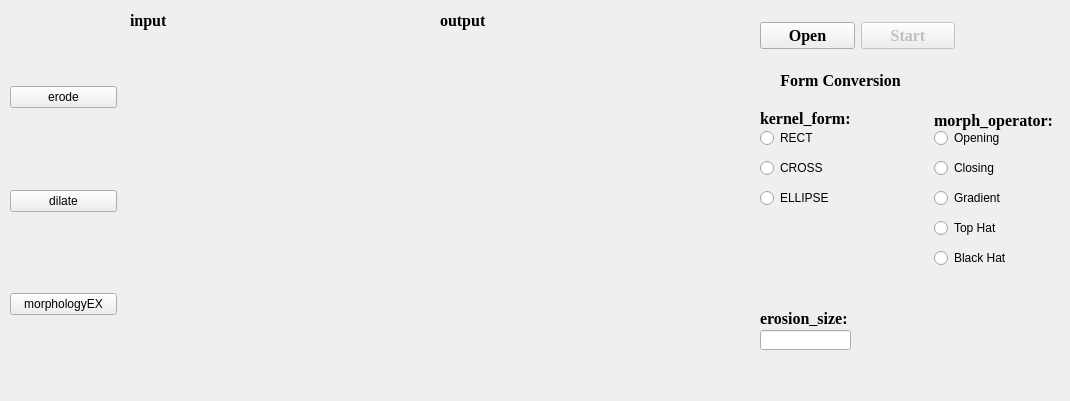
    <widget class="QWidget" name="tab_2">
     <attribute name="title">
      <string>形态变换</string>
     </attribute>
     <widget class="QWidget" name="layoutWidget_2">
      <property name="geometry">
       <rect>
        <x>130</x>
        <y>10</y>
        <width>301</width>
        <height>381</height>
       </rect>
      </property>
      <layout class="QVBoxLayout" name="verticalLayout_6">
       <item>
        <widget class="QLabel" name="label_4">
         <property name="maximumSize">
          <size>
           <width>50</width>
           <height>20</height>
          </size>
         </property>
         <property name="font">
          <font>
           <family>Times New Roman</family>
           <pointsize>12</pointsize>
           <weight>75</weight>
           <bold>true</bold>
          </font>
         </property>
         <property name="text">
          <string>input</string>
         </property>
        </widget>
       </item>
       <item>
        <widget class="QLabel" name="label_in_2">
         <property name="sizePolicy">
          <sizepolicy hsizetype="Preferred" vsizetype="Preferred">
           <horstretch>0</horstretch>
           <verstretch>0</verstretch>
          </sizepolicy>
         </property>
         <property name="minimumSize">
          <size>
           <width>0</width>
           <height>0</height>
          </size>
         </property>
         <property name="text">
          <string/>
         </property>
         <property name="scaledContents">
          <bool>true</bool>
         </property>
        </widget>
       </item>
      </layout>
     </widget>
     <widget class="QWidget" name="layoutWidget_3">
      <property name="geometry">
       <rect>
        <x>440</x>
        <y>10</y>
        <width>301</width>
        <height>381</height>
       </rect>
      </property>
      <layout class="QVBoxLayout" name="verticalLayout_7">
       <item>
        <widget class="QLabel" name="label_5">
         <property name="maximumSize">
          <size>
           <width>50</width>
           <height>20</height>
          </size>
         </property>
         <property name="font">
          <font>
           <family>Times New Roman</family>
           <pointsize>12</pointsize>
           <weight>75</weight>
           <bold>true</bold>
          </font>
         </property>
         <property name="text">
          <string>output</string>
         </property>
        </widget>
       </item>
       <item>
        <widget class="QLabel" name="label_out_2">
         <property name="sizePolicy">
          <sizepolicy hsizetype="Preferred" vsizetype="Preferred">
           <horstretch>0</horstretch>
           <verstretch>0</verstretch>
          </sizepolicy>
         </property>
         <property name="minimumSize">
          <size>
           <width>0</width>
           <height>0</height>
          </size>
         </property>
         <property name="text">
          <string/>
         </property>
         <property name="scaledContents">
          <bool>true</bool>
         </property>
        </widget>
       </item>
      </layout>
     </widget>
     <widget class="QWidget" name="layoutWidget_4">
      <property name="geometry">
       <rect>
        <x>760</x>
        <y>10</y>
        <width>195</width>
        <height>51</height>
       </rect>
      </property>
      <layout class="QHBoxLayout" name="horizontalLayout">
       <property name="sizeConstraint">
        <enum>QLayout::SetDefaultConstraint</enum>
       </property>
       <item>
        <widget class="QPushButton" name="pushButton_open_4">
         <property name="font">
          <font>
           <family>Times New Roman</family>
           <pointsize>12</pointsize>
           <weight>75</weight>
           <bold>true</bold>
          </font>
         </property>
         <property name="text">
          <string>Open</string>
         </property>
        </widget>
       </item>
       <item>
        <widget class="QPushButton" name="pushButton_start_2">
         <property name="enabled">
          <bool>false</bool>
         </property>
         <property name="font">
          <font>
           <family>Times New Roman</family>
           <pointsize>12</pointsize>
           <weight>75</weight>
           <bold>true</bold>
          </font>
         </property>
         <property name="text">
          <string>Start</string>
         </property>
        </widget>
       </item>
      </layout>
     </widget>
     <widget class="QWidget" name="layoutWidget_5">
      <property name="geometry">
       <rect>
        <x>10</x>
        <y>10</y>
        <width>107</width>
        <height>381</height>
       </rect>
      </property>
      <layout class="QVBoxLayout" name="verticalLayout_5">
       <item>
        <spacer name="verticalSpacer_9">
         <property name="orientation">
          <enum>Qt::Vertical</enum>
         </property>
         <property name="sizeHint" stdset="0">
          <size>
           <width>20</width>
           <height>40</height>
          </size>
         </property>
        </spacer>
       </item>
       <item>
        <widget class="QPushButton" name="pushButton_erode">
         <property name="text">
          <string>erode</string>
         </property>
        </widget>
       </item>
       <item>
        <spacer name="verticalSpacer_11">
         <property name="orientation">
          <enum>Qt::Vertical</enum>
         </property>
         <property name="sizeHint" stdset="0">
          <size>
           <width>20</width>
           <height>40</height>
          </size>
         </property>
        </spacer>
       </item>
       <item>
        <widget class="QPushButton" name="pushButton_dilate">
         <property name="text">
          <string>dilate</string>
         </property>
        </widget>
       </item>
       <item>
        <spacer name="verticalSpacer_13">
         <property name="orientation">
          <enum>Qt::Vertical</enum>
         </property>
         <property name="sizeHint" stdset="0">
          <size>
           <width>20</width>
           <height>40</height>
          </size>
         </property>
        </spacer>
       </item>
       <item>
        <widget class="QPushButton" name="pushButton_morphologyEX">
         <property name="text">
          <string>morphologyEX</string>
         </property>
        </widget>
       </item>
       <item>
        <spacer name="verticalSpacer_14">
         <property name="orientation">
          <enum>Qt::Vertical</enum>
         </property>
         <property name="sizeHint" stdset="0">
          <size>
           <width>20</width>
           <height>40</height>
          </size>
         </property>
        </spacer>
       </item>
      </layout>
     </widget>
     <widget class="QWidget" name="layoutWidget_6">
      <property name="geometry">
       <rect>
        <x>760</x>
        <y>100</y>
        <width>301</width>
        <height>181</height>
       </rect>
      </property>
      <layout class="QHBoxLayout" name="horizontalLayout_6">
       <property name="sizeConstraint">
        <enum>QLayout::SetDefaultConstraint</enum>
       </property>
       <item>
        <widget class="QWidget" name="widget" native="true">
         <widget class="QLabel" name="label_from">
          <property name="geometry">
           <rect>
            <x>0</x>
            <y>10</y>
            <width>101</width>
            <height>16</height>
           </rect>
          </property>
          <property name="font">
           <font>
            <family>Times New Roman</family>
            <pointsize>12</pointsize>
            <weight>75</weight>
            <bold>true</bold>
           </font>
          </property>
          <property name="text">
           <string>kernel_form:</string>
          </property>
         </widget>
         <widget class="QRadioButton" name="radioButton_RECT">
          <property name="enabled">
           <bool>true</bool>
          </property>
          <property name="geometry">
           <rect>
            <x>0</x>
            <y>30</y>
            <width>89</width>
            <height>16</height>
           </rect>
          </property>
          <property name="text">
           <string>RECT</string>
          </property>
         </widget>
         <widget class="QRadioButton" name="radioButton_CROSS">
          <property name="geometry">
           <rect>
            <x>0</x>
            <y>60</y>
            <width>89</width>
            <height>16</height>
           </rect>
          </property>
          <property name="text">
           <string>CROSS</string>
          </property>
         </widget>
         <widget class="QRadioButton" name="radioButton_ELLIPSE">
          <property name="geometry">
           <rect>
            <x>0</x>
            <y>90</y>
            <width>89</width>
            <height>16</height>
           </rect>
          </property>
          <property name="text">
           <string>ELLIPSE</string>
          </property>
         </widget>
        </widget>
       </item>
       <item>
        <spacer name="horizontalSpacer_7">
         <property name="orientation">
          <enum>Qt::Horizontal</enum>
         </property>
         <property name="sizeType">
          <enum>QSizePolicy::Maximum</enum>
         </property>
         <property name="sizeHint" stdset="0">
          <size>
           <width>40</width>
           <height>20</height>
          </size>
         </property>
        </spacer>
       </item>
       <item>
        <widget class="QWidget" name="widget_3" native="true">
         <widget class="QLabel" name="label_6">
          <property name="geometry">
           <rect>
            <x>0</x>
            <y>10</y>
            <width>121</width>
            <height>20</height>
           </rect>
          </property>
          <property name="font">
           <font>
            <family>Times New Roman</family>
            <pointsize>12</pointsize>
            <weight>75</weight>
            <bold>true</bold>
           </font>
          </property>
          <property name="text">
           <string>morph_operator:</string>
          </property>
         </widget>
         <widget class="QRadioButton" name="radioButton_opening">
          <property name="geometry">
           <rect>
            <x>0</x>
            <y>30</y>
            <width>89</width>
            <height>16</height>
           </rect>
          </property>
          <property name="text">
           <string>Opening</string>
          </property>
         </widget>
         <widget class="QRadioButton" name="radioButton_closing">
          <property name="geometry">
           <rect>
            <x>0</x>
            <y>60</y>
            <width>89</width>
            <height>16</height>
           </rect>
          </property>
          <property name="text">
           <string>Closing</string>
          </property>
         </widget>
         <widget class="QRadioButton" name="radioButton_gradient">
          <property name="geometry">
           <rect>
            <x>0</x>
            <y>90</y>
            <width>89</width>
            <height>16</height>
           </rect>
          </property>
          <property name="text">
           <string>Gradient</string>
          </property>
         </widget>
         <widget class="QRadioButton" name="radioButton_top">
          <property name="geometry">
           <rect>
            <x>0</x>
            <y>120</y>
            <width>89</width>
            <height>16</height>
           </rect>
          </property>
          <property name="text">
           <string>Top Hat</string>
          </property>
         </widget>
         <widget class="QRadioButton" name="radioButton_black">
          <property name="geometry">
           <rect>
            <x>0</x>
            <y>150</y>
            <width>89</width>
            <height>16</height>
           </rect>
          </property>
          <property name="text">
           <string>Black Hat</string>
          </property>
         </widget>
        </widget>
       </item>
      </layout>
     </widget>
     <widget class="QWidget" name="widget_2" native="true">
      <property name="geometry">
       <rect>
        <x>760</x>
        <y>300</y>
        <width>299</width>
        <height>92</height>
       </rect>
      </property>
      <widget class="QLabel" name="label_size">
       <property name="geometry">
        <rect>
         <x>0</x>
         <y>10</y>
         <width>111</width>
         <height>16</height>
        </rect>
       </property>
       <property name="font">
        <font>
         <family>Times New Roman</family>
         <pointsize>12</pointsize>
         <weight>75</weight>
         <bold>true</bold>
        </font>
       </property>
       <property name="text">
        <string>erosion_size:</string>
       </property>
      </widget>
      <widget class="QLineEdit" name="lineEdit_size">
       <property name="geometry">
        <rect>
         <x>0</x>
         <y>30</y>
         <width>91</width>
         <height>20</height>
        </rect>
       </property>
      </widget>
     </widget>
     <widget class="QLabel" name="label_title">
      <property name="geometry">
       <rect>
        <x>760</x>
        <y>70</y>
        <width>161</width>
        <height>21</height>
       </rect>
      </property>
      <property name="font">
       <font>
        <family>Times New Roman</family>
        <pointsize>12</pointsize>
        <weight>75</weight>
        <bold>true</bold>
       </font>
      </property>
      <property name="text">
       <string>Form Conversion</string>
      </property>
      <property name="alignment">
       <set>Qt::AlignCenter</set>
      </property>
     </widget>
    </widget>
